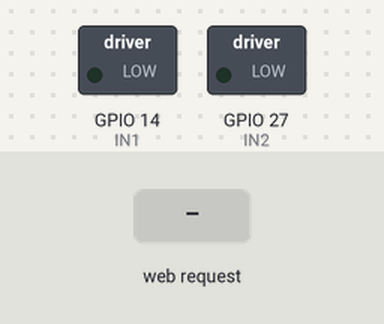
This program was run on a simulated ESP32. Shown: switched loads named in the program (green lamp = pin HIGH). The test bench sets the inputs (shaded band). What the program prints to the serial monitor is not drawn.

Above: at 2.2 s.
2.3 s: HTTP request GET /clear received
At 2.7 s:
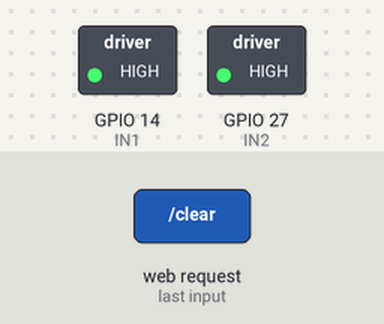
4.3 s: HTTP request GET /panic received
Timing chart, 0 to 7.3 s (numbered marks = the images above; inputs shaded):
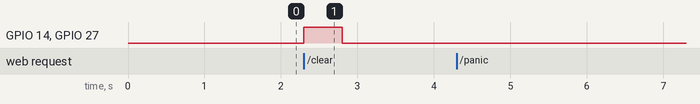

The program:

main.cpp
```cpp
#include <Arduino.h>
#include "WiFi.h"
#include "ESPAsyncWebServer.h"

#define IN1 14
#define IN2 27

/* ESP32 client-server wifi communication between two boards */
//set access point network credentials
const char* ssid = "robot1";
const char* password = "123456789";

//create AsyncWebServer object on port 80
AsyncWebServer server(80);
// WiFiServer server(80);

unsigned long lastReceived = INT_MAX;
unsigned long inDistress = 0;

void setup(){
  delay(1000);
  pinMode(IN1, OUTPUT);
  pinMode(IN2, OUTPUT);
  digitalWrite(IN1, HIGH);
  digitalWrite(IN2, HIGH);

  Serial.begin(115200);

  WiFi.mode(WIFI_AP);

  //Setting the ESP as an access point
  Serial.print("Setting AP (Access Point)…");
  // Remove the password parameter, if you want the AP (Access Point) to be open
  WiFi.softAP(ssid, password);

  IPAddress IP = WiFi.softAPIP();
  Serial.print("AP IP address: ");
  Serial.println(IP);

  server.on("/clear", HTTP_GET, [](AsyncWebServerRequest *request){
    request->send_P(200, "text/plain", "all good");
    lastReceived = millis();
    Serial.println("connected");
  });

  server.on("/panic", HTTP_GET, [](AsyncWebServerRequest *request){
    request->send_P(200, "text/plain", "panic");
    inDistress = millis();
    Serial.println("distress");
  });

  server.begin();
}

void loop(){
  if((millis() - lastReceived > 500) || (millis() - inDistress < 500)){
    digitalWrite(IN1, LOW);
    digitalWrite(IN2, LOW);
  }

  if((millis() - lastReceived < 500) && (millis() - inDistress > 500)){
    digitalWrite(IN1, HIGH);
    digitalWrite(IN2, HIGH);
  }
}
```

Measured:
- after the input at 2.3 s, GPIO 14 (IN1), GPIO 27 (IN2): LOW → HIGH at once, → LOW 0.50 s later
- after the input at 4.3 s, every drawn part: stays the same
